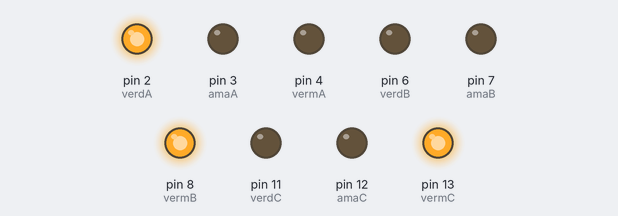
Recording of a sketch running on a simulated Arduino Uno, built with avr-gcc and run on an emulated ATmega328P. Parts: output pins drawn as LEDs (lit = HIGH).

Above: at 0.1 s.
At 30.1 s:
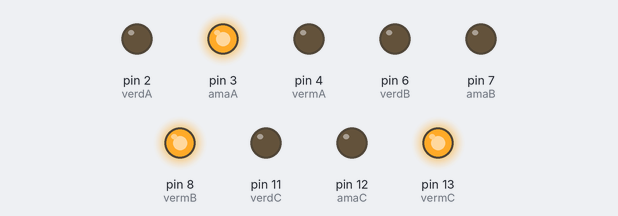
At 40.1 s:
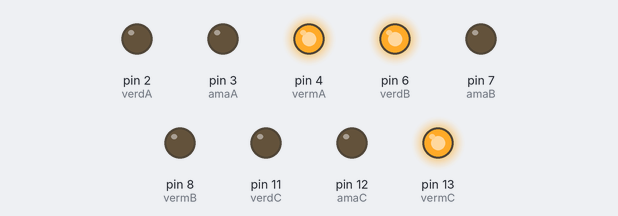
At 70.1 s:
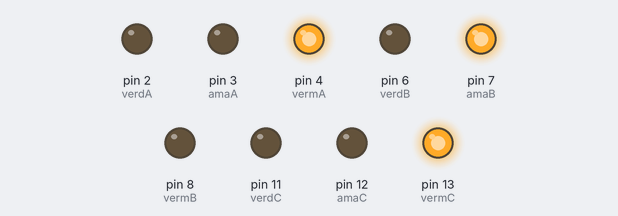
At 80.1 s:
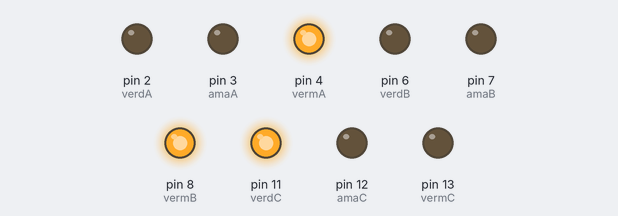
At 110.1 s:
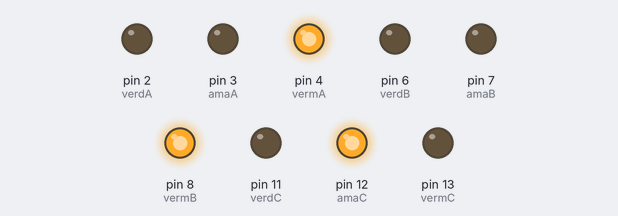
Timing chart, 0 to 121.5 s (numbered marks = the images above):
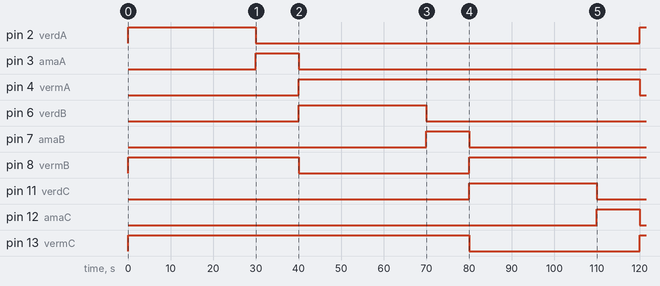

The sketch:

semaforo.ino
```cpp
int verdA = 2;
int amaA  = 3;
int vermA = 4;
int verdB = 6;
int amaB  = 7;
int vermB = 8;
int verdC = 11;
int amaC  = 12;
int vermC = 13;

void setup () {
  pinMode(verdA, OUTPUT); //Verde A
  pinMode(amaA,  OUTPUT); //Amarelo A
  pinMode(vermA, OUTPUT); // Vermelho A
  pinMode(verdB, OUTPUT); //Verde B
  pinMode(amaB,  OUTPUT); //Amarelo B
  pinMode(vermB, OUTPUT); //Vermelho B
  pinMode(verdC, OUTPUT); //Verde C
  pinMode(amaC,  OUTPUT); //Amarelo C
  pinMode(vermC, OUTPUT); //Vermelho C
}

void loop() {
  digitalWrite(verdA, HIGH);
  digitalWrite(vermB, HIGH);
  digitalWrite(vermC, HIGH);
  delay(30000); // 30 segundo
  digitalWrite(verdA, LOW);
  digitalWrite(amaA, HIGH);
  delay(10000); // 10 segundos
  digitalWrite(vermB, LOW);
  digitalWrite(verdB, HIGH);
  digitalWrite(amaA, LOW);
  digitalWrite(vermA, HIGH);
  delay(30000);
  digitalWrite(verdB, LOW);
  digitalWrite(amaB, HIGH);
  delay(10000);
  digitalWrite(amaB, LOW);
  digitalWrite(vermB, HIGH);
  digitalWrite(vermC, LOW);
  digitalWrite(verdC, HIGH);
  delay(30000);
  digitalWrite(verdC, LOW);
  digitalWrite(amaC, HIGH);
  delay(10000);
  digitalWrite(vermA, LOW);
  digitalWrite(amaC, LOW);
}
```

Measured:
- by itself, pin 2 (verdA): LOW → HIGH at 0.00 s, → LOW 30.0 s later, → HIGH 90.0 s later
- by itself, pin 3 (amaA): LOW → HIGH at 30.0 s, → LOW 10.0 s later
- by itself, pin 4 (vermA): LOW → HIGH at 40.0 s, → LOW 80.0 s later
- by itself, pin 6 (verdB): LOW → HIGH at 40.0 s, → LOW 30.0 s later
- by itself, pin 7 (amaB): LOW → HIGH at 70.0 s, → LOW 10.0 s later
- by itself, pin 8 (vermB): LOW → HIGH at 0.00 s, → LOW 40.0 s later, → HIGH 40.0 s later
- by itself, pin 11 (verdC): LOW → HIGH at 80.0 s, → LOW 30.0 s later
- by itself, pin 12 (amaC): LOW → HIGH at 110 s, → LOW 10.0 s later
